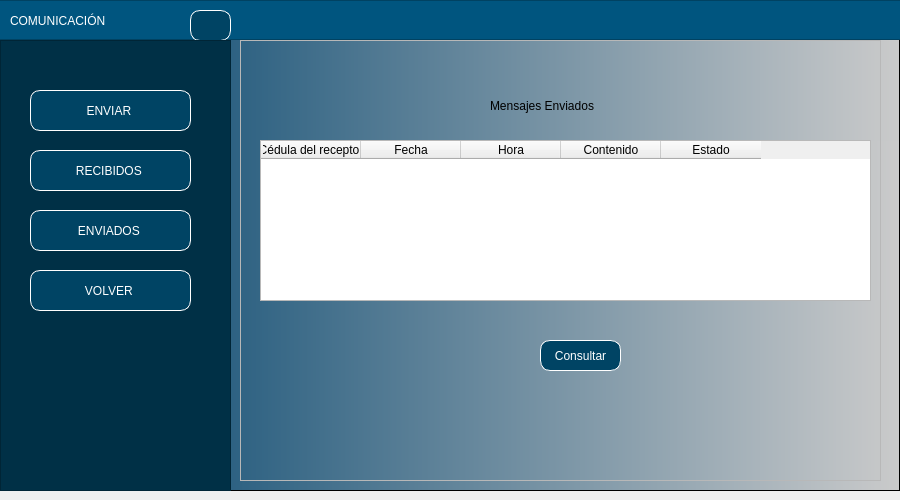
<?xml version="1.0" encoding="UTF-8"?>
<ui version="4.0">
 <class>MainWindow</class>
 <widget class="QMainWindow" name="MainWindow">
  <property name="geometry">
   <rect>
    <x>0</x>
    <y>0</y>
    <width>900</width>
    <height>500</height>
   </rect>
  </property>
  <property name="minimumSize">
   <size>
    <width>900</width>
    <height>500</height>
   </size>
  </property>
  <property name="maximumSize">
   <size>
    <width>900</width>
    <height>16777215</height>
   </size>
  </property>
  <property name="windowTitle">
   <string>MainWindow</string>
  </property>
  <widget class="QWidget" name="centralwidget">
   <layout class="QHBoxLayout" name="horizontalLayout" stretch="0">
    <property name="leftMargin">
     <number>0</number>
    </property>
    <property name="topMargin">
     <number>0</number>
    </property>
    <property name="rightMargin">
     <number>0</number>
    </property>
    <item>
     <widget class="QFrame" name="framefondo">
      <property name="styleSheet">
       <string notr="true">QWidget#framefondo{
background-color: qlineargradient(spread:pad, x1:0, y1:0, x2:1, y2:0, stop:0.039548 rgba(0, 67, 109, 255), stop:1 rgba(203, 203, 203, 255));}</string>
      </property>
      <property name="frameShape">
       <enum>QFrame::StyledPanel</enum>
      </property>
      <property name="frameShadow">
       <enum>QFrame::Raised</enum>
      </property>
      <widget class="QFrame" name="frame_superior">
       <property name="geometry">
        <rect>
         <x>-10</x>
         <y>0</y>
         <width>911</width>
         <height>40</height>
        </rect>
       </property>
       <property name="maximumSize">
        <size>
         <width>16777215</width>
         <height>40</height>
        </size>
       </property>
       <property name="styleSheet">
        <string notr="true">background-color: rgb(0, 85, 127);</string>
       </property>
       <property name="frameShape">
        <enum>QFrame::StyledPanel</enum>
       </property>
       <property name="frameShadow">
        <enum>QFrame::Raised</enum>
       </property>
       <widget class="QLabel" name="label">
        <property name="geometry">
         <rect>
          <x>20</x>
          <y>10</y>
          <width>181</width>
          <height>21</height>
         </rect>
        </property>
        <property name="styleSheet">
         <string notr="true">font: 16pt &quot;Arial&quot;;
color: white;</string>
        </property>
        <property name="text">
         <string>COMUNICACIÓN</string>
        </property>
       </widget>
       <widget class="QPushButton" name="btnMenu">
        <property name="geometry">
         <rect>
          <x>200</x>
          <y>10</y>
          <width>41</width>
          <height>31</height>
         </rect>
        </property>
        <property name="styleSheet">
         <string notr="true">QPushButton{
font: 87 9pt &quot;Arial&quot;;
background-color: rgb(0, 68, 100);
color:white;
border:1px solid white;
border-radius: 10px;
}


QPushButton:hover {
background-color:qlineargradient(spread:pad, x1:0, y1:0, x2:1, y2:0, stop:0.039548 rgba(0, 67, 109, 255), stop:1 rgba(203, 203, 203, 255))
}</string>
        </property>
        <property name="text">
         <string/>
        </property>
        <property name="icon">
         <iconset>
          <normaloff>Imagenes/menu.png</normaloff>Imagenes/menu.png</iconset>
        </property>
       </widget>
      </widget>
      <widget class="QFrame" name="frameBotones">
       <property name="geometry">
        <rect>
         <x>0</x>
         <y>40</y>
         <width>231</width>
         <height>451</height>
        </rect>
       </property>
       <property name="styleSheet">
        <string notr="true">QFrame{
background-color: rgb(0, 48, 70)
}


QPushButton{
font: 87 9pt &quot;Arial&quot;;
background-color: rgb(0, 68, 100);
color:white;
border:1px solid white;
border-radius: 10px;
}


QPushButton:hover {
background-color:qlineargradient(spread:pad, x1:0, y1:0, x2:1, y2:0, stop:0.039548 rgba(0, 67, 109, 255), stop:1 rgba(203, 203, 203, 255))
}</string>
       </property>
       <property name="frameShape">
        <enum>QFrame::StyledPanel</enum>
       </property>
       <property name="frameShadow">
        <enum>QFrame::Raised</enum>
       </property>
       <widget class="QPushButton" name="btnRecibidos">
        <property name="geometry">
         <rect>
          <x>30</x>
          <y>110</y>
          <width>161</width>
          <height>41</height>
         </rect>
        </property>
        <property name="layoutDirection">
         <enum>Qt::RightToLeft</enum>
        </property>
        <property name="styleSheet">
         <string notr="true"/>
        </property>
        <property name="text">
         <string>RECIBIDOS </string>
        </property>
        <property name="icon">
         <iconset>
          <normaloff>Imagenes/recibidos.png</normaloff>Imagenes/recibidos.png</iconset>
        </property>
       </widget>
       <widget class="QPushButton" name="btnEnviados">
        <property name="geometry">
         <rect>
          <x>30</x>
          <y>170</y>
          <width>161</width>
          <height>41</height>
         </rect>
        </property>
        <property name="layoutDirection">
         <enum>Qt::RightToLeft</enum>
        </property>
        <property name="styleSheet">
         <string notr="true"/>
        </property>
        <property name="text">
         <string>ENVIADOS </string>
        </property>
        <property name="icon">
         <iconset>
          <normaloff>Imagenes/enviados.png</normaloff>Imagenes/enviados.png</iconset>
        </property>
       </widget>
       <widget class="QPushButton" name="btnVolver">
        <property name="geometry">
         <rect>
          <x>30</x>
          <y>230</y>
          <width>161</width>
          <height>41</height>
         </rect>
        </property>
        <property name="layoutDirection">
         <enum>Qt::RightToLeft</enum>
        </property>
        <property name="styleSheet">
         <string notr="true"/>
        </property>
        <property name="text">
         <string>VOLVER </string>
        </property>
        <property name="icon">
         <iconset>
          <normaloff>Imagenes/volver.png</normaloff>Imagenes/volver.png</iconset>
        </property>
       </widget>
       <widget class="QPushButton" name="btnEnviar_2">
        <property name="geometry">
         <rect>
          <x>30</x>
          <y>50</y>
          <width>161</width>
          <height>41</height>
         </rect>
        </property>
        <property name="layoutDirection">
         <enum>Qt::RightToLeft</enum>
        </property>
        <property name="text">
         <string>ENVIAR </string>
        </property>
        <property name="icon">
         <iconset>
          <normaloff>Imagenes/enviar.png</normaloff>Imagenes/enviar.png</iconset>
        </property>
       </widget>
      </widget>
      <widget class="QFrame" name="framePaginas">
       <property name="geometry">
        <rect>
         <x>240</x>
         <y>40</y>
         <width>641</width>
         <height>441</height>
        </rect>
       </property>
       <property name="frameShape">
        <enum>QFrame::StyledPanel</enum>
       </property>
       <property name="frameShadow">
        <enum>QFrame::Raised</enum>
       </property>
       <widget class="QStackedWidget" name="stackedWidget">
        <property name="geometry">
         <rect>
          <x>0</x>
          <y>0</y>
          <width>681</width>
          <height>451</height>
         </rect>
        </property>
        <property name="currentIndex">
         <number>0</number>
        </property>
        <widget class="QWidget" name="pageEnviados">
         <widget class="QLabel" name="label_8">
          <property name="geometry">
           <rect>
            <x>250</x>
            <y>50</y>
            <width>231</width>
            <height>31</height>
           </rect>
          </property>
          <property name="styleSheet">
           <string notr="true">font: 11pt &quot;Arial&quot;;</string>
          </property>
          <property name="text">
           <string>Mensajes Enviados</string>
          </property>
         </widget>
         <widget class="QTableWidget" name="tableEnviados">
          <property name="geometry">
           <rect>
            <x>20</x>
            <y>100</y>
            <width>611</width>
            <height>161</height>
           </rect>
          </property>
          <column>
           <property name="text">
            <string>Cédula del receptor</string>
           </property>
          </column>
          <column>
           <property name="text">
            <string>Fecha</string>
           </property>
          </column>
          <column>
           <property name="text">
            <string>Hora</string>
           </property>
          </column>
          <column>
           <property name="text">
            <string>Contenido</string>
           </property>
          </column>
          <column>
           <property name="text">
            <string>Estado</string>
           </property>
          </column>
         </widget>
         <widget class="QPushButton" name="btnConsultarEnviados">
          <property name="geometry">
           <rect>
            <x>300</x>
            <y>300</y>
            <width>81</width>
            <height>31</height>
           </rect>
          </property>
          <property name="styleSheet">
           <string notr="true">QPushButton{
font: 87 9pt &quot;Arial&quot;;
background-color: rgb(0, 68, 100);
color:white;
border:1px solid white;
border-radius: 10px;
}


QPushButton:hover {
background-color:rgb(0, 101, 148);
}</string>
          </property>
          <property name="text">
           <string>Consultar</string>
          </property>
         </widget>
        </widget>
       </widget>
      </widget>
     </widget>
    </item>
   </layout>
  </widget>
 </widget>
 <resources/>
 <connections/>
</ui>
